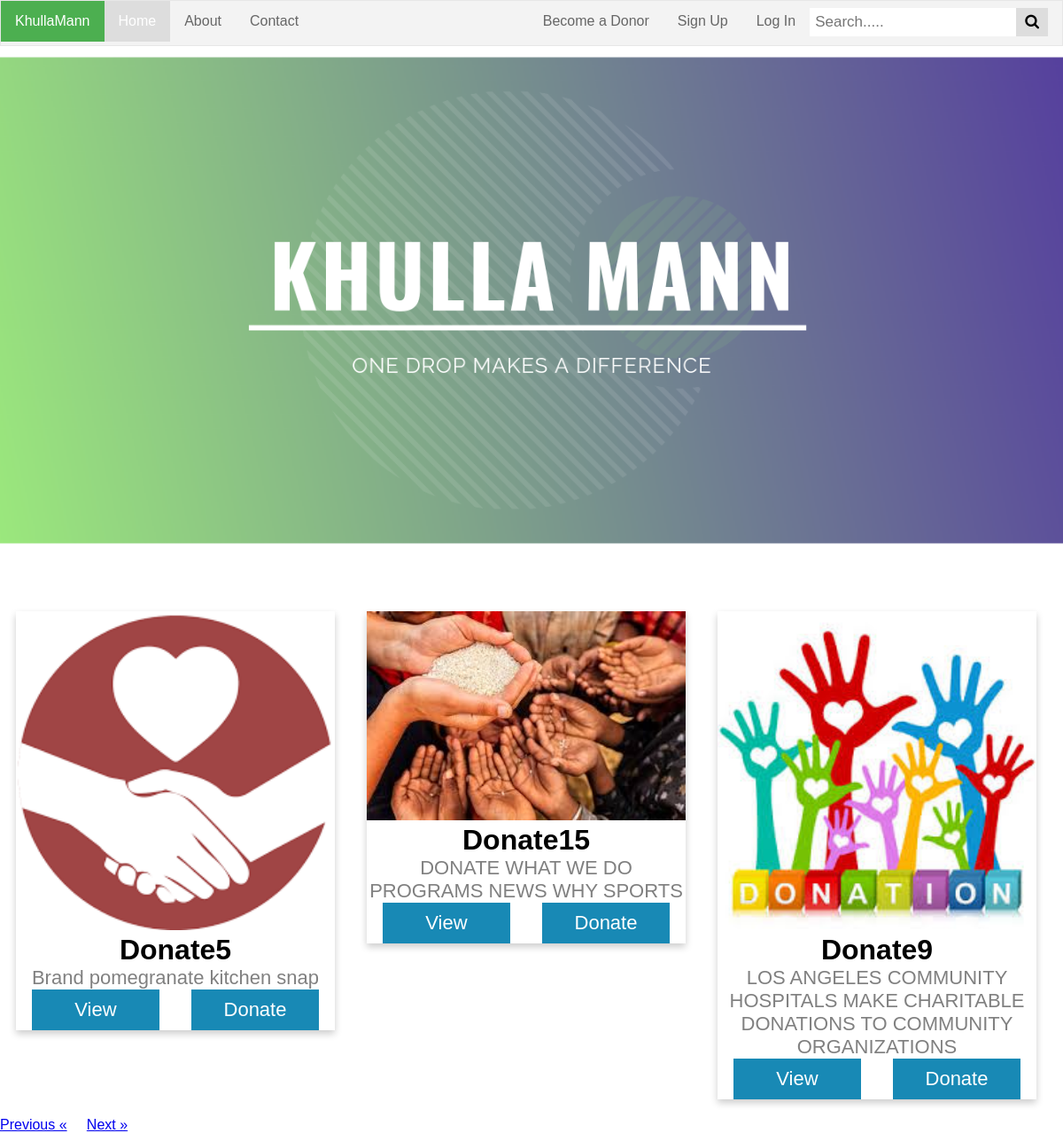
The app's page /index.php?id=15 with its own data.
### tables this page shows
CREATE TABLE `donation_post` (
  `post_id` int(11) NOT NULL,
  `file_path` text NOT NULL,
  `title` varchar(20) NOT NULL,
  `bio` text NOT NULL,
  `description` text NOT NULL,
  `post_date` date NOT NULL,
  `post_time` time NOT NULL,
  `donee_id` int(11) DEFAULT NULL,
  `flag` tinyint(1) NOT NULL
);

### show.php (the view, shortened to what this page needs)
<?php
function showAll(){
include'src/db/connection.php';
$perpage = 3;
if(isset($_GET['id'])){
    $start = $_GET['id'];
}else{
    $start = 0;
}
$count = mysqli_query($conn,"SELECT COUNT(post_id) FROM donation_post");
$rows = mysqli_fetch_array($count);
$TotalRec=$rows['COUNT(post_id)'];
$query = "SELECT * FROM `donation_post`order by post_date asc, post_time asc LIMIT $start, $perpage";
    $result = mysqli_query($conn,$query);
    while($row = $result->fetch_assoc()){
    echo "<div class='card'>
       <a href='post.php?value_key=".$row["post_id"]."'><img src='".$row['file_path']."' style='width:100%'></a>
        <h1>".$row['title']."</h1>
        <p class='bio'>".$row['bio']."</p>
        <a href='post.php?value_key=".$row["post_id"]."'><button id='viewbtn'>View</button></a>
        <a href='LoginForm.php'><button id='donatebtn'>Donate</button></a>
    </div>";
}
if($start == 0){
    echo "Previous &laquo;";
}else{
    echo "<a href=index.php?id=" . ($start - 3) . ">Previous &laquo;</a>";
}
if($start >= $TotalRec-3){
    echo "Next &raquo;";
}else{
    echo "<a href=index.php?id=". ($start + 3) ." >Next &raquo;</a>";
}
}
?>

### src/css/homepage.css (style rules this page uses)
.card { float: left; position: relative; margin: 20px 1.5%; box-shadow: 0 4px 8px 0 rgba(0,0,0,0.2); transition: 0.3s; width: 30%; text-align: center; font-family: arial; max-height: inherit; }
.bio { color: grey; font-size: 22px; }
.card button { margin: 0px 5%; border: none; outline: 0; padding: 10px; color: white; background-color: #1889B5; text-align: center; cursor: pointer; width: 40%; font-size: 22px ; }
#viewbtn { float: left; }
#donatebtn { float: left; }

### records on screen
donation_post: shows a picture, title "Donate5", bio "Brand pomegranate kitchen snap"
donation_post: shows a picture, title "Donate15", bio "DONATE WHAT WE DO PROGRAMS NEWS WHY SPORTS"
donation_post: shows a picture, title "Donate9", bio "LOS ANGELES COMMUNITY HOSPITALS MAKE CHARITABLE DONATIONS TO COMMUNITY ORGANIZATIONS"
